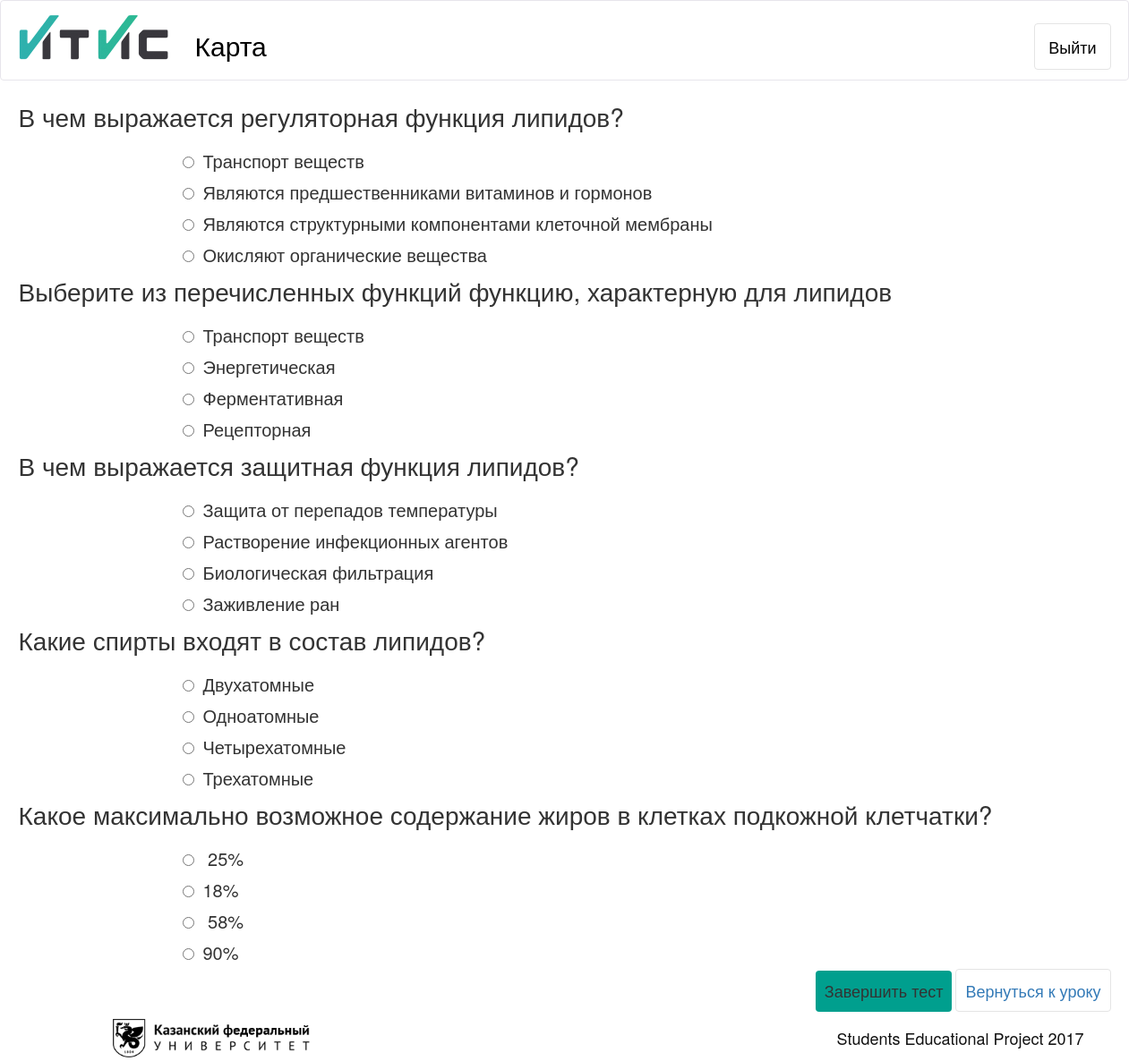
Page /maps/1/lesson/3/test/ (signed in) on the committed database.
### maps/models.py (models this page shows, shortened)
class Question(models.Model):
    class Meta:
        verbose_name = u'вопрос'
        verbose_name_plural = u'вопросы'
    text = models.TextField(max_length=400, verbose_name=u'текст')
    lesson = models.ForeignKey(Lesson, verbose_name=u'урок пользователя')
    def get_choices(self):
        return ChoiceAnswer.objects.filter(question=self)

class ChoiceAnswer(models.Model):
    class Meta:
        verbose_name = u'вариант ответа'
        verbose_name_plural = u'варианты ответов'
    text = models.TextField(max_length=100, verbose_name=u'текст')
    question = models.ForeignKey(Question, verbose_name=u'вопрос')
    right = models.BooleanField(default=False, verbose_name=u'правильность')

### maps/views.py (the view, shortened to what this page needs)
# urls.py: url(r'^(?P<map_id>[0-9]+)/lesson/(?P<lesson_id>\d+)/test/$', lesson_test, name='lesson_test'),
@login_required
def lesson_test(request, map_id, lesson_id):
    args = {}
    percent = 0
    count = 5
    args['map_id'] = map_id
    args['lesson_id'] = lesson_id
    lesson = Lesson.objects.get(id=lesson_id)
    user = request.user
    simple = SimpleUser.objects.get(user=user)
    questions = Question.objects.filter(lesson=lesson)
    if request.method == 'GET':
        args['test'] = questions
    return render(request, 'maps/test_page.html', args)

### maps/templates/maps/test_page.html (shortened to what this page needs)
{% extends 'maps/base.html' %}
{% load static %}
{% block content %}
<div class="container">
<form method="post">
    <div class="test_text">
        {% for question in test %}
            <div class="test_question">{{ question.text }}</div>
            <div class="test_answer text-left">
                {% for answer in question.get_choices %}
                    <label for="answer{{ question.id }}">
                        <input type="radio" name="answer{{ question.id }}" id="answer{{ question.id }}" value="{{ answer.id }}">{{ answer.text }}</label>
                {% endfor %}
            </div>
        {% endfor %}
        <div class="test_btns text-right">
            <label>
                <button type="submit" class="button_green btn_all">Завершить тест</button>
            </label>
            <a href="{% url 'maps:lesson_page' map_id lesson_id %}" class="button_white btn_all">Вернуться к уроку</a>
        </div>
    </div>
</form>
</div>
{% endblock %}
{% block footer%}footer2{% endblock %}

### maps/static/css/style.css (style rules this page uses)
.container { width: 1250px; }
.btn_all { padding: 10px; text-align: center; font-size: 18px; border-radius: 4px; }
.button_white { border: 1px solid #e4e4e4; background: #fff; }
.button_green { border: 0; background-color: #009f8e; }
label { font-weight: normal; }
.test_question { font-size: 28px; margin-bottom: 15px; }
.test_answer { margin-left: 15%; }
.test_answer label { display: block; font-size: 20px; line-height: 1.5; }
.test_answer input { margin-right: 10px; }

### rows in the picture
Question: text "В чем выражается регуляторная функция липидов?"
ChoiceAnswer: text "Транспорт веществ"
ChoiceAnswer: text "Являются предшественниками витаминов и гормонов"
ChoiceAnswer: text "Являются структурными компонентами клеточной мембраны"
ChoiceAnswer: text "Окисляют органические вещества"
Question: text "Выберите из перечисленных функций функцию, характерную для липидов"
ChoiceAnswer: text "Транспорт веществ"
ChoiceAnswer: text "Энергетическая"
ChoiceAnswer: text "Ферментативная"
ChoiceAnswer: text "Рецепторная"
Question: text "В чем выражается защитная функция липидов?"
ChoiceAnswer: text "Защита от перепадов температуры"
ChoiceAnswer: text "Растворение инфекционных агентов"
ChoiceAnswer: text "Биологическая фильтрация"
ChoiceAnswer: text "Заживление ран"
Question: text "Какие спирты входят в состав липидов?"
ChoiceAnswer: text "Двухатомные"
ChoiceAnswer: text "Одноатомные"
ChoiceAnswer: text "Четырехатомные"
ChoiceAnswer: text "Трехатомные"
Question: text "Какое максимально возможное содержание жиров в клетках подкожной клетчатки?"
ChoiceAnswer: text "25%"
ChoiceAnswer: text "18%"
ChoiceAnswer: text "58%"
ChoiceAnswer: text "90%"
